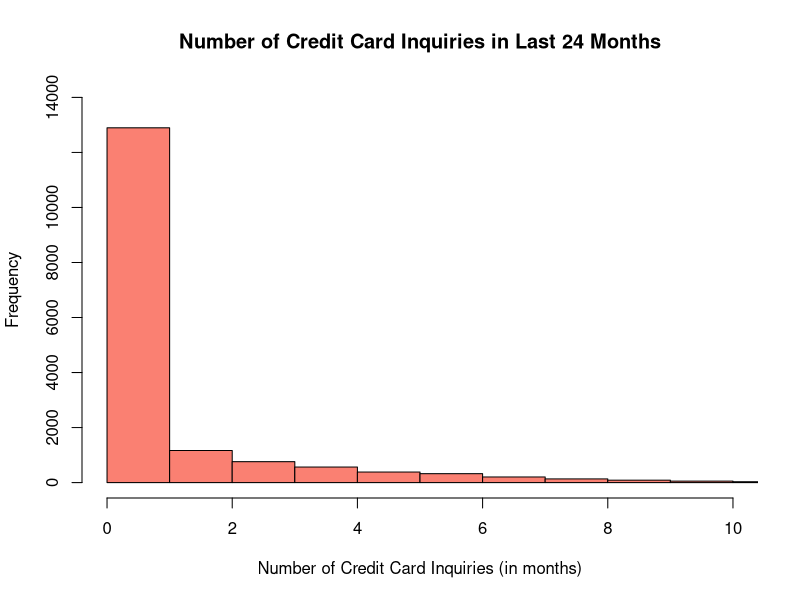
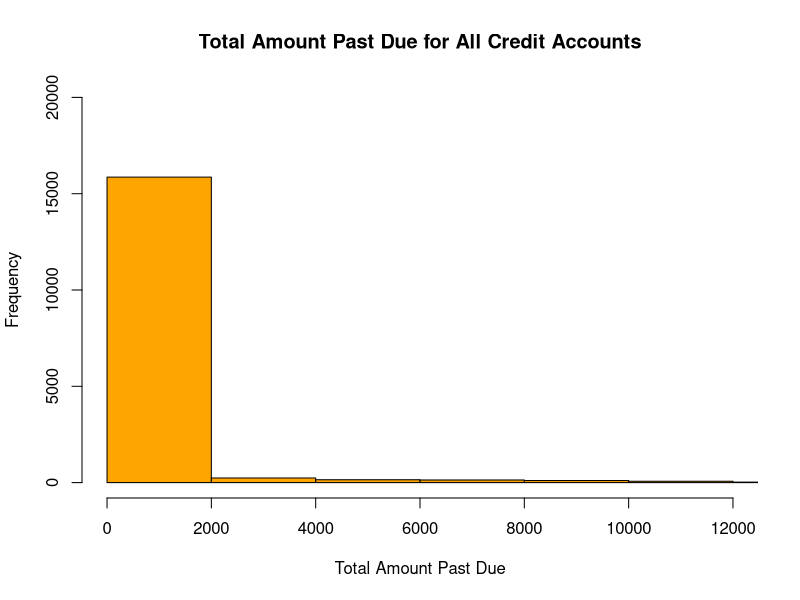
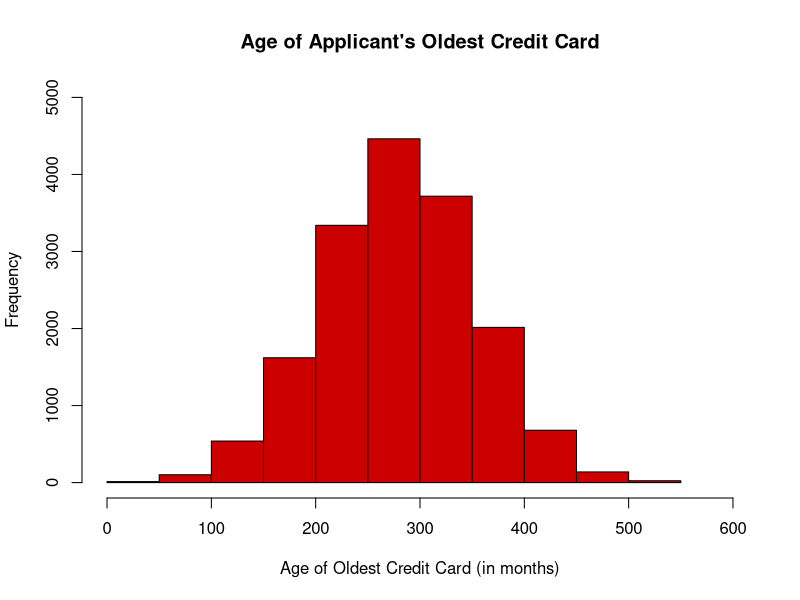
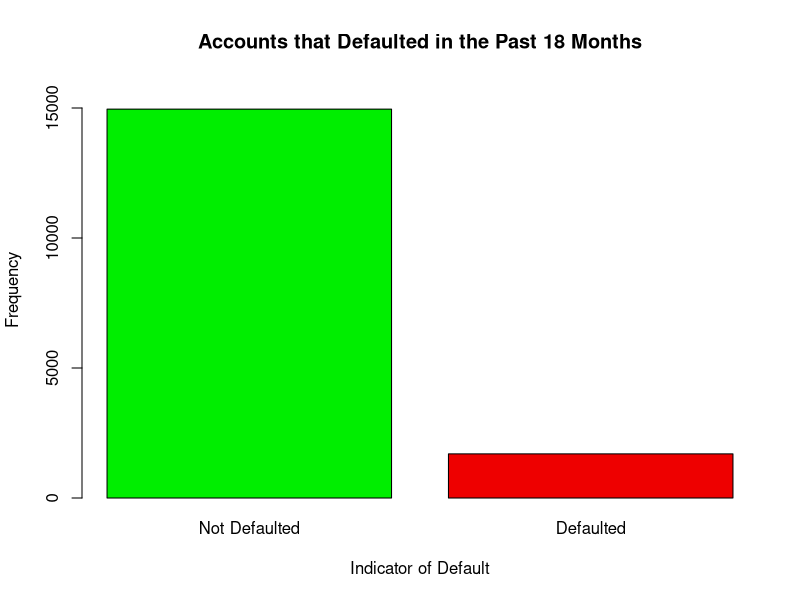
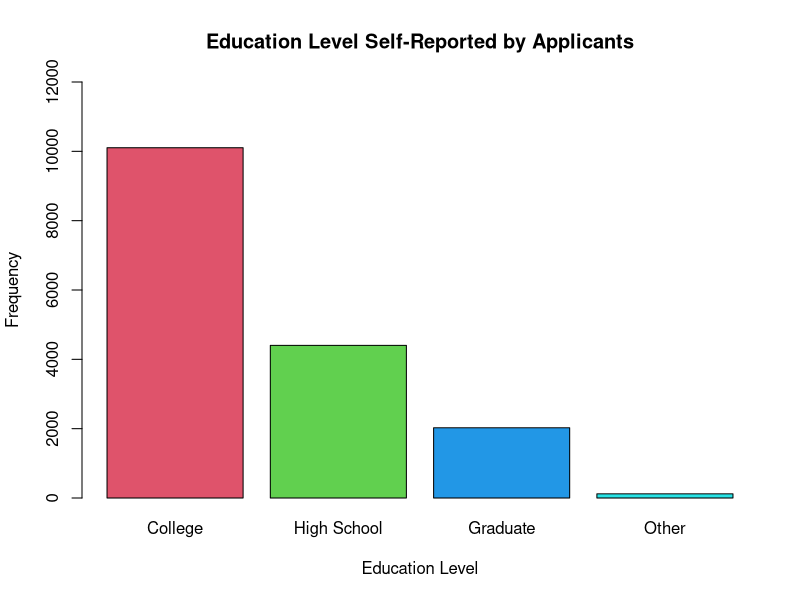
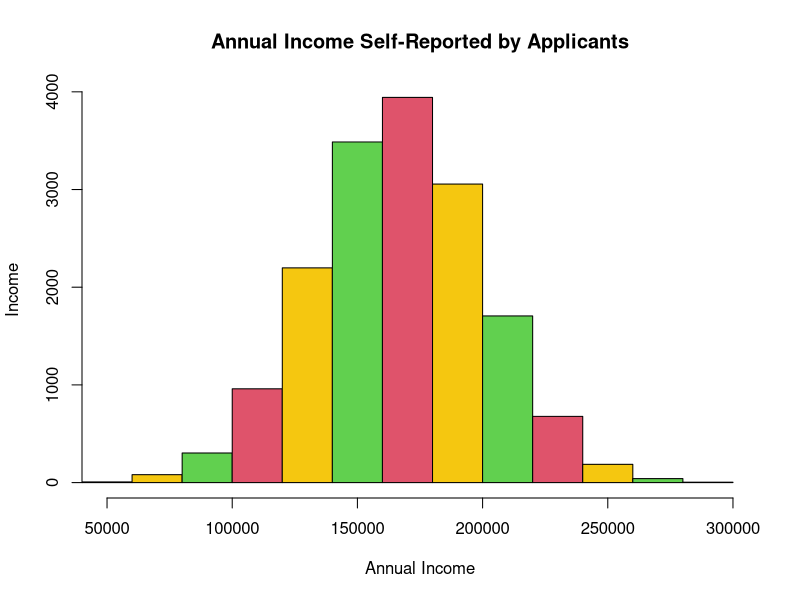
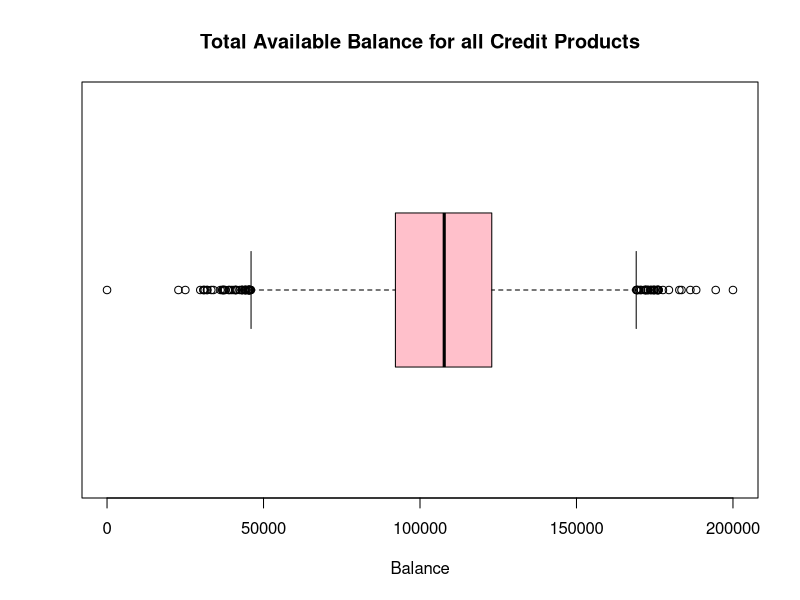

Source code (R) for these figures, in order:
## ---- chunk 1
# Custom options for knitting
knitr::opts_chunk$set(
  message = FALSE,
  warning = FALSE,
  error = FALSE, 
  fig.align = "center",
  cache = FALSE
) 
## ---- chunk 2
#setwd("C:/Users/Peter/Documents/College Documents/DATA 180/Data 180 Peter Guma/DATA-180-PETER-GUMA")
data <- read.csv("loan_default_data_set.csv")
library(dplyr)
library(ggplot2)
## ---- chunk 3
dim(data)
## ---- chunk 4
# is.na(data) #hidden for knit
sum(is.na(data$pct_card_over_50_uti))/20000
sum(is.na(data$rep_income))/20000
## ---- chunk 5
refined_data <- na.omit(data)
dim(refined_data)
## ---- chunk 6
summary(refined_data)
## ---- chunk 7
hist(refined_data$num_card_inq_24_month, xlab="Number of Credit Card Inquiries (in months)", main="Number of Credit Card Inquiries in Last 24 Months", xlim=c(0,10), ylim=c(0,14000), col="salmon")

hist(refined_data$tot_amount_currently_past_due, xlab="Total Amount Past Due", main="Total Amount Past Due for All Credit Accounts", xlim=c(0,12000), ylim=c(0,20000), col="orange")

hist(refined_data$credit_age, xlab="Age of Oldest Credit Card (in months)", main="Age of Applicant's Oldest Credit Card", xlim=c(0,600), ylim=c(0,5000), col="red3")
## ---- chunk 8
barplot(table(refined_data$Def_ind), names.arg=c("Not Defaulted", "Defaulted"), xlab="Indicator of Default", ylab="Frequency", main="Accounts that Defaulted in the Past 18 Months", ylim=c(0,16000), col=c("green2","red2"))
## ---- chunk 9
barplot(sort(table(refined_data$rep_education), decreasing=TRUE), names.arg=c("College", "High School", "Graduate", "Other"), xlab="Education Level", ylab="Frequency", main="Education Level Self-Reported by Applicants", ylim=c(0,12000), col=c(2,3,4,5))
## ---- chunk 10
hist(refined_data$rep_income, xlab="Annual Income", ylab="Income", main="Annual Income Self-Reported by Applicants", xlim=c(50000, 300000), col=c(19,26,31))
## ---- chunk 11
boxplot(refined_data$tot_balance, horizontal=TRUE, xlab="Balance", main="Total Available Balance for all Credit Products", col="pink")
# Add ylim=c(50000,175000) as an argument to zoom in
